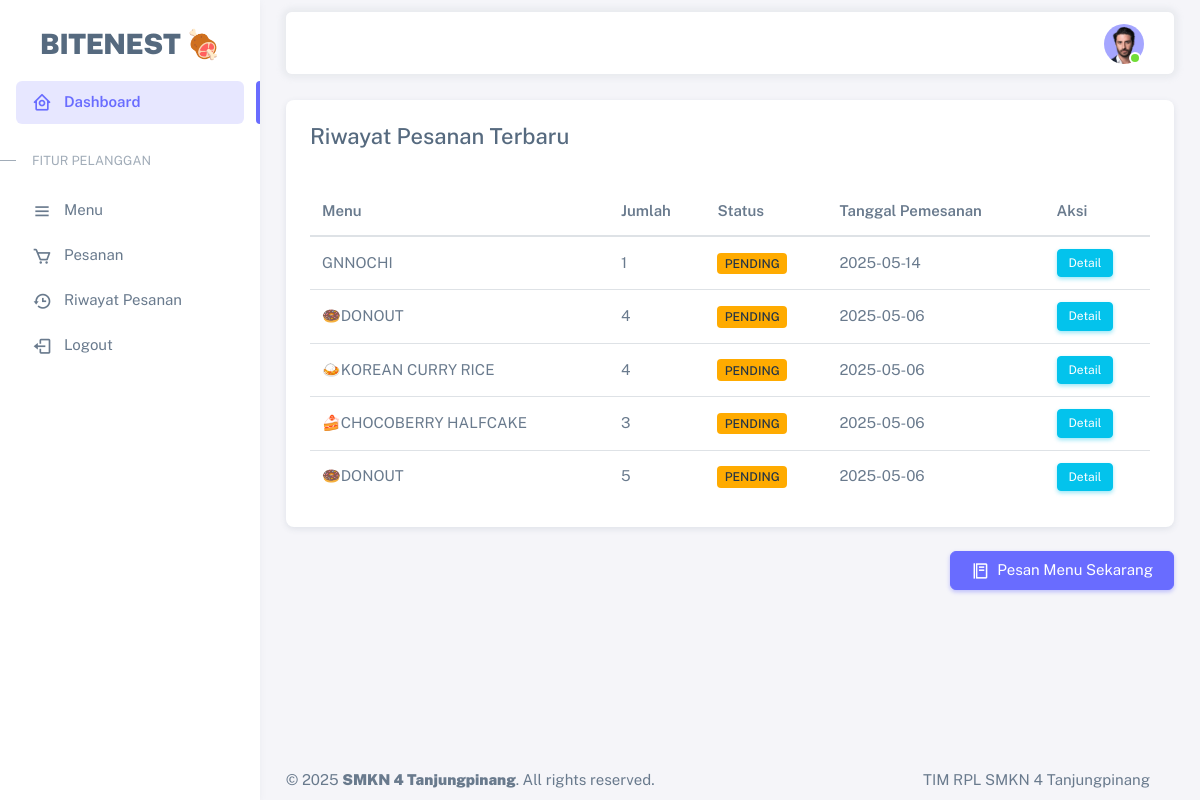
The page /dashboard.php (signed in) on the database its author committed.
### tables this page shows
CREATE TABLE `pesanan` (
  `pesanan_id` int(11) NOT NULL,
  `user_id` int(11) NOT NULL,
  `menu_id` int(11) NOT NULL,
  `jumlah` int(11) NOT NULL,
  `status` enum('pending','proses','selesai') NOT NULL DEFAULT 'pending',
  `tanggal_pemesanan` date DEFAULT NULL
);

CREATE TABLE `menu` (
  `menu_id` int(11) NOT NULL,
  `nama` varchar(100) NOT NULL,
  `harga` int(8) DEFAULT NULL,
  `kategori` varchar(35) DEFAULT NULL,
  `gambar` varchar(255) DEFAULT NULL,
  `rating` decimal(3,2) DEFAULT 0.00,
  `stok` int(11) DEFAULT 0
);

### .includes/init_session.php (called while the page is built, shortened)
<?php
$role = $_SESSION["role"] ?? null;
?>

### dashboard.php (the view, shortened to what this page needs)
<?php
require_once('.includes/init_session.php');
$user_id = $_SESSION["user_id"];
include("./.includes/header.php");
?>
<div class="container-xxl flex-grow-1 container-p-y">
    <?php if ($role === "pelanggan"): ?>
        <div class="card mb-4">
            <div class="card-header">
                <h4>Riwayat Pesanan Terbaru</h4>
            </div>
            <div class="card-body">
                <?php
                $query = "SELECT p.pesanan_id, m.nama AS menu, p.jumlah, p.status, p.tanggal_pemesanan
                          FROM pesanan p
                          JOIN menu m ON p.menu_id = m.menu_id
                          WHERE p.user_id = ?
                          ORDER BY p.tanggal_pemesanan DESC
                          LIMIT 5";
                $stmt = $conn->prepare($query);
                $stmt->bind_param("i", $user_id);
                $stmt->execute();
                $result = $stmt->get_result();
                ?>
                <?php if ($result->num_rows > 0): ?>
                    <table class="table-custom table-striped">
                        <thead>
                            <tr>
                                <th>Menu</th>
                                <th>Jumlah</th>
                                <th>Status</th>
                                <th>Tanggal Pemesanan</th>
                                <th>Aksi</th>
                            </tr>
                        </thead>
                        <tbody>
                            <?php while ($row = $result->fetch_assoc()) : ?>
                            <tr>
                                <td><?= htmlspecialchars($row["menu"]); ?></td>
                                <td><?= $row["jumlah"]; ?></td>
                                <td>
                                    <?php
                                    switch ($row["status"]) {
                                        case 'pending':
                                            echo '<span class="badge bg-warning text-dark">Pending</span>';
                                            break;
                                    }
                                    ?>
                                </td>
                                <td><?= htmlspecialchars($row["tanggal_pemesanan"]); ?></td>
                                <td>
                                    <a href="pesananpelanggan.php?pesanan_id=<?= $row["pesanan_id"]; ?>" class="btn btn-sm btn-info">Detail</a>
                                </td>
                            </tr>
                            <?php endwhile; ?>
                        </tbody>
                    </table>
                <?php else: ?>
                    <p>Belum ada pesanan yang dilakukan.</p>
                <?php endif; ?>
            </div>
        </div>
        <div class="text-end">
            <a href="menu_pelanggan.php" class="btn btn-primary">
                <i class="bx bx-food-menu me-1"></i> Pesan Menu Sekarang
            </a>
        </div>
    <?php endif; ?>
</div>
<?php include("./.includes/footer.php"); ?>

### dashboard.php (style rules this page uses)
.table-custom { border-collapse: collapse; width: 100%; }
.table-custom thead th { border-bottom: 2px solid #dee2e6; padding: 0.75rem; vertical-align: middle; text-align: left; }
.table-custom tbody td { border-bottom: 1px solid #dee2e6; padding: 0.75rem; vertical-align: middle; }
.table-custom tbody tr:last-child td { border-bottom: none; }

### rows shown on the page
pesanan: menu.nama "GNNOCHI", jumlah "1", status "PENDING", tanggal_pemesanan "2025-05-14"
pesanan: menu.nama "🍩DONOUT", jumlah "4", status "PENDING", tanggal_pemesanan "2025-05-06"
pesanan: menu.nama "🍛KOREAN CURRY RICE", jumlah "4", status "PENDING", tanggal_pemesanan "2025-05-06"
pesanan: menu.nama "🍰CHOCOBERRY HALFCAKE", jumlah "3", status "PENDING", tanggal_pemesanan "2025-05-06"
pesanan: menu.nama "🍩DONOUT", jumlah "5", status "PENDING", tanggal_pemesanan "2025-05-06"
